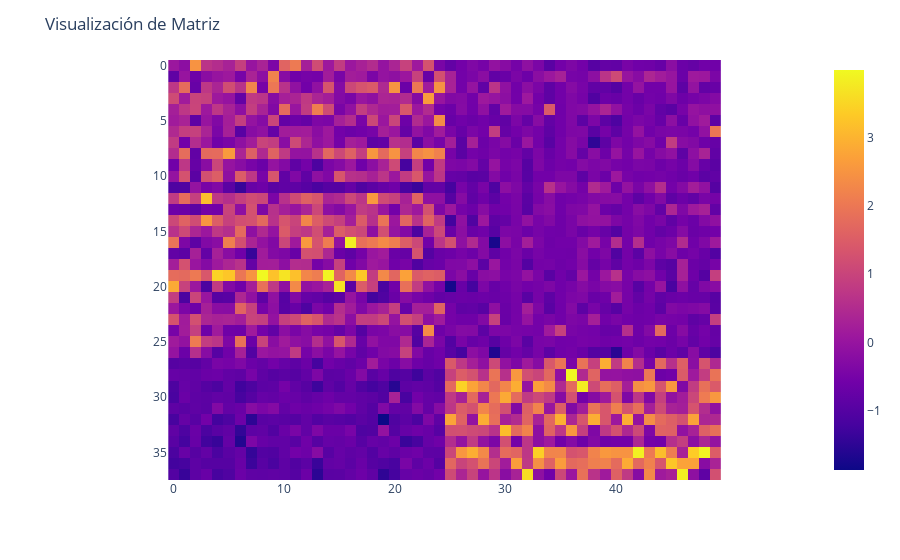

Notebook code cell kept with this figure:
### Code cell
fig = px.imshow(x_scaled)

# Configurar el layout para mantener la misma escala en ambos ejes
fig.update_layout(
    title="Visualización de Matriz",
    xaxis=dict(scaleanchor='y', scaleratio=1),
    yaxis=dict(constrain='domain')  # Establece la misma longitud de dominio para el eje Y
)

fig.show()

### Figure 1 — Plotly figure (JSON) as saved in the notebook; plotly's stock layout.template omitted (floating-point values rounded to 4 significant figures; data arrays with more than 128 entries replaced by an {"elided": "..."} marker saying what was removed)
{"data": [{"coloraxis": "coloraxis", "hovertemplate": "x: %{x}<br>y: %{y}<br>color: %{z}<extra></extra>", "name": "0", "type": "heatmap", "xaxis": "x", "yaxis": "y", "z": {"elided": "38x50 float values"}}], "layout": {"coloraxis": {"colorscale": [[0, "#0d0887"], [0.1111, "#46039f"], [0.2222, "#7201a8"], [0.3333, "#9c179e"], [0.4444, "#bd3786"], [0.5556, "#d8576b"], [0.6667, "#ed7953"], [0.7778, "#fb9f3a"], [0.8889, "#fdca26"], [1, "#f0f921"]]}, "margin": {"t": 60}, "title": {"text": "Visualización de Matriz"}, "xaxis": {"anchor": "y", "constrain": "domain", "domain": [0, 1], "scaleanchor": "y", "scaleratio": 1}, "yaxis": {"anchor": "x", "autorange": "reversed", "constrain": "domain", "domain": [0, 1]}}}
